Frame 1 (no input): blank canvas, image omitted
Frame 60 (the mouse pressed at the canvas centre just before this capture): blank canvas, image omitted
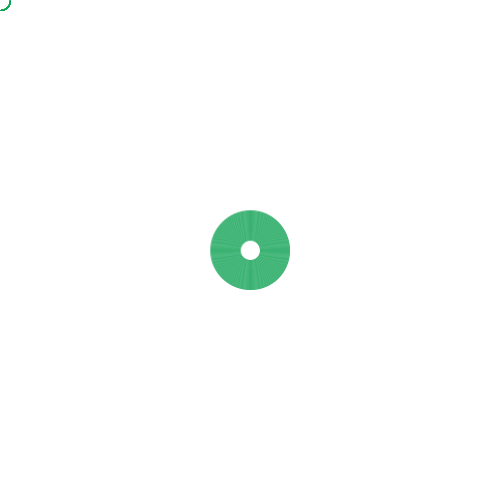
Frame 120 (the mouse held since frame 60 and released just before this capture)

The Processing sketch whose frames 1 and 60 were blank and that drew this single picture after the mouse press (run headless with seeded random() and noise(); from frame 60 on, the mouse is pressed at the canvas centre):

// Processing sketch: processing_136756
// ── processing_136756.pde

float d=20;

void setup() {
  size(500, 500);
  background(255);
  noFill();
  stroke(15, 161, 84, 150);
}
void draw() {
  //background(0);
  ellipse(mouseX, mouseY, d, d);
  if(mousePressed){
  d++;
}
}

void mouseReleased(){

 d=20;
  
}
